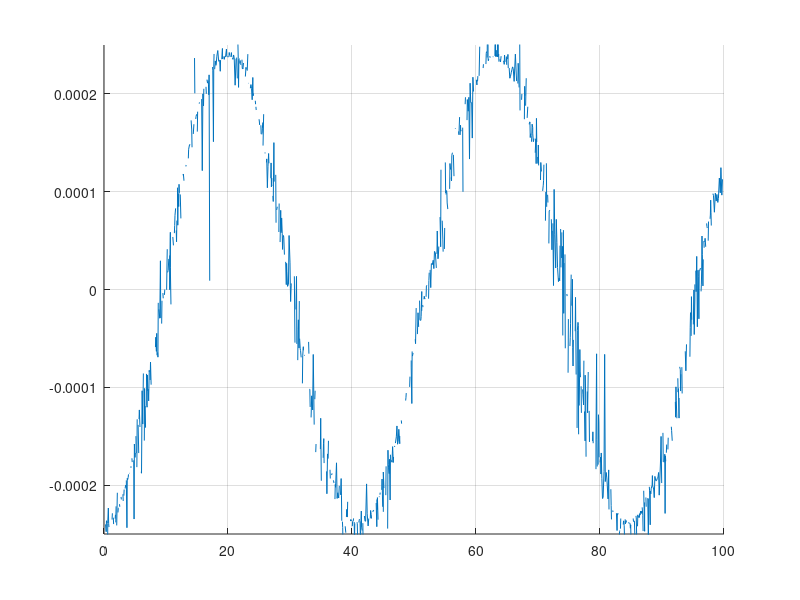

Here is the MATLAB script that generated this plot:
% friction_moment.mを実行後の利用を推奨
% friction_moment.mで計算した合摩擦力の合モーメントを描画するプログラム

% 変数の初期化
clear;

% 検索フォルダの追加
addpath('.', '-end');
addpath('res', '-end');

% .matファイルの読み込み
load_data = load('res/sum_friction_moment.mat');
Friction_moment = load_data.sum_friction_moment;

figure;

hold on;
grid on;

x = Friction_moment(:, 1);
y = Friction_moment(:, 2);

ylim([-0.00025, 0.00025]);
%ylim([-0.005, 0.005]);

plot(x, y);

hold off;
